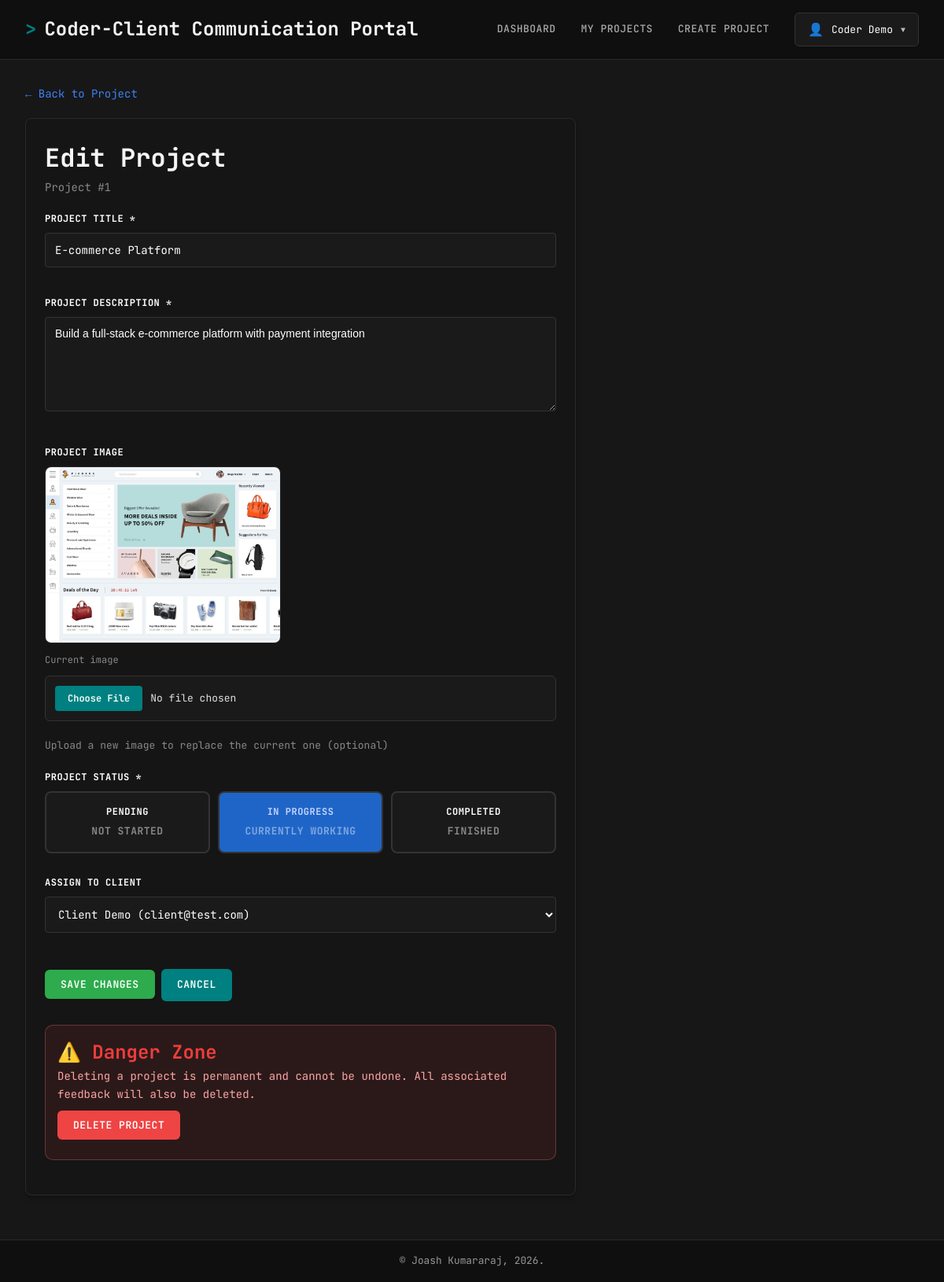
The page /projects/edit.php?id=1 (signed in) on the database its author committed.
### tables this page shows
CREATE TABLE IF NOT EXISTS
    projects (
        project_id INT AUTO_INCREMENT PRIMARY KEY,
        title VARCHAR(50) NOT NULL,
        description VARCHAR(1000) NOT NULL,
        image VARCHAR(255) DEFAULT NULL,
        status INT NOT NULL,
        coder_id INT NOT NULL,
        client_id INT,
        CONSTRAINT fk_projects_coder FOREIGN KEY (coder_id) REFERENCES users (user_id),
        CONSTRAINT fk_projects_client FOREIGN KEY (client_id) REFERENCES users (user_id)
    );

CREATE TABLE IF NOT EXISTS
    users (
        user_id INT AUTO_INCREMENT PRIMARY KEY,
        name VARCHAR(255) NOT NULL,
        email VARCHAR(255) UNIQUE NOT NULL,
        password VARCHAR(255) NOT NULL,
        role_id INT NOT NULL,
        CONSTRAINT fk_users_roles FOREIGN KEY (role_id) REFERENCES ROLES (role_id)
    );

### projects/edit.php (the view, shortened to what this page needs)
<?php
$user = getCurrentUser();
require_once './config/db.php';
$projectId = $_GET['id'] ?? null;
$stmt = $db->prepare("
    SELECT * FROM projects
    WHERE project_id = :project_id AND coder_id = :coder_id
");
$stmt->execute([
    'project_id' => $projectId,
    'coder_id' => $user['user_id']
]);
$project = $stmt->fetch(PDO::FETCH_OBJ);
$stmt = $db->prepare("
    SELECT user_id, name, email
    FROM users
    WHERE role_id = (SELECT role_id FROM roles WHERE role_name = 'client')
    ORDER BY name ASC
");
$stmt->execute();
$clients = $stmt->fetchAll(PDO::FETCH_OBJ);
require_once './includes/header.php';
?>
<a href="<?= BASE_URL; ?>/projects/detail?id=<?= $projectId; ?>" class="back-link">← Back to Project</a>
<div class="card form-container">
    <h2>Edit Project</h2>
    <p style="color: #888; margin-bottom: 20px;">Project #<?= $projectId; ?>
    </p>
    <form method="POST" action="" enctype="multipart/form-data">
        <div class="form-group">
            <label for="title">Project Title *</label>
            <input type="text" id="title" name="title"
                value="<?= htmlspecialchars($_POST['title'] ?? $project->title); ?>">
        </div>
        <div class="form-group">
            <label for="description">Project Description *</label>
            <textarea id="description"
                name="description"><?= htmlspecialchars($_POST['description'] ?? $project->description); ?></textarea>
        </div>
        <div class="form-group">
            <label for="image">Project Image</label>
            <?php if ($project->image): ?>
                <div style="margin-bottom: 10px;">
                    <img src="<?= BASE_URL; ?>/uploads/projects/<?= htmlspecialchars($project->image); ?>"
                        alt="Current project image"
                        style="max-width: 300px; border-radius: 8px; border: 1px solid var(--color-border);">
                    <p style="color: var(--color-text-dim); font-size: 12px; margin-top: 5px">Current image</p>
                </div>
            <?php endif ?>
            <input type="file" id="image" name="image" accept="image/*">
            <small>Upload a new image to replace the current one (optional)</small>
        </div>
        <div class="form-group">
            <label>Project Status *</label>
            <div class="status-options">
                <div class="status-option">
                    <label for="status_pending">
                        <strong>Pending</strong>
                        <br><small>Not started</small>
                    </label>
                </div>
                <div class="status-option">
                    <label for="status_progress">
                        <strong>In Progress</strong>
                        <br><small>Currently working</small>
                    </label>
                </div>
                <div class="status-option">
                    <label for="status_completed">
                        <strong>Completed</strong>
                        <br><small>Finished</small>
                    </label>
                </div>
            </div>
        </div>
        <div class="form-group">
            <label for="client_id">Assign to Client</label>
            <select id="client_id" name="client_id">
                <?php foreach ($clients as $client): ?>
                    <option value="<?= $client->user_id; ?>" <?php
                      $selectedClient = $_POST['client_id'] ?? $project->client_id;
                      echo ($selectedClient == $client->user_id) ? 'selected' : '';
                      ?>>
                        <?= htmlspecialchars($client->name); ?>
                        (<?= htmlspecialchars($client->email); ?>)
                    </option>
                <?php endforeach; ?>
            </select>
        </div>
        <div class="form-actions">
            <button type="submit" class="btn btn-success">Save Changes</button>
            <a href="<?= BASE_URL; ?>/projects/detail?id=<?= $projectId; ?>" class="btn">Cancel</a>
        </div>
    </form>
    <div class="danger-zone errors">
        <h3>⚠️ Danger Zone</h3>
        <p>
            Deleting a project is permanent and cannot be undone. All associated feedback will also be deleted.
        </p>
        <button
            onclick="if(confirm('Are you sure you want to delete this project? This cannot be undone!')) { window.location.href='<?= BASE_URL; ?>/projects/delete?id=<?= $projectId; ?>'; }"
            class="btn btn-danger">
            Delete Project
        </button>
    </div>
</div>
<?php require_once './includes/footer.php'; ?>

### assets/style.css (style rules this page uses)
:root { --color-primary: #008080; --color-primary-dark: #006c6c; --color-bg-main: #171717; --color-bg-dark: #0f0f0f; --color-bg-card: #151515; --color-bg-input: #1a1a1a; --color-border: #2a2a2a; --color-border-light: #333; --color-text: #e0e0e0; --color-text-muted: #aaa; --color-text-dim: #888; --color-danger: #ef4444; --color-success: #10b981; --color-info: #3b82f6; --color-warning: #cf840b; }
* { margin: 0; padding: 0; box-sizing: border-box; }
body { background-color: var(--color-bg-main); color: var(--color-text); font-family: "JetBrains Mono", "Courier New", monospace; font-size: 14px; line-height: 1.6; scroll-behavior: smooth; }
.card, div[class*="card"] { background: var(--color-bg-card); border: 1px solid var(--color-border); border-radius: 8px; padding: 1.5rem; margin-bottom: 1.5rem; box-shadow: 0 4px 6px rgba(0, 0, 0, 0.3); }
.btn, button[type="submit"], input[type="submit"], a.btn { background: var(--color-primary); color: white; margin: 10px 0; padding: 10px 20px; border: none; border-radius: 6px; font-family: inherit; font-size: 13px; font-weight: 600; cursor: pointer; text-decoration: none; transition: all 0.2s; text-transform: uppercase; letter-spacing: 0.5px; display: inline-block; }
.btn-danger { background: var(--color-danger); }
.btn-success { background: #2dab4d !important; }
input, textarea, select { width: 100%; padding: 12px; background: var(--color-bg-input); border: 1px solid var(--color-border-light); border-radius: 6px; color: var(--color-text); font-family: "JetBrains Mono", monospace; font-size: 13px; margin-bottom: 1rem; transition: border 0.2s; color-scheme: dark; }
input[type="file"] { cursor: pointer; transition: all 0.2s; }
label { display: block; margin-bottom: 0.5rem; font-weight: 600; color: var(--color-text-muted); font-size: 12px; text-transform: uppercase; letter-spacing: 0.5px; }
.form-container { max-width: 700px; }
.form-group { margin-bottom: 20px; }
.form-group label { display: block; margin-bottom: 8px; font-weight: bold; color: white; }
.form-group input[type="text"], .form-group textarea, .form-group select { width: 100%; padding: 12px; border: 1px solid var(--color-border-light); border-radius: 4px; background-color: var(--color-bg-input); color: white; font-size: 14px; }
.form-group textarea { min-height: 120px; resize: vertical; font-family: Arial, sans-serif; }
.form-group small { display: block; margin-top: 5px; color: var(--color-text-dim); font-size: 13px; }
.status-options { display: grid; grid-template-columns: repeat(3, 1fr); gap: 10px; }
.status-option { position: relative; }
.status-option label { display: block; padding: 15px; border: 2px solid var(--color-border-light); border-radius: 8px; text-align: center; cursor: pointer; transition: all 0.3s; background: var(--color-bg-input); }
.status-option:nth-child(2) input[type="radio"]:checked + label { background-color: rgba(31, 101, 199, 1); color: rgb(196, 213, 254); }
.status-option input[type="radio"]:checked + label small { color: rgba(255, 255, 255, 0.44); }
.danger-zone h3 { color: rgb(236, 61, 61); }
.alert-error, .errors { background: rgba(239, 68, 68, 0.1); border-color: var(--color-danger); color: #fca5a5; padding: 15px; border: 1px solid rgba(255, 119, 119, 0.293); border-radius: 10px; margin: 20px 0; }
a { text-decoration: none; transition: color 0.2s; color: var(--color-info); }
.back-link { color: var(--color-info); text-decoration: none; margin-bottom: 20px; display: inline-block; }
h1, h2, h3, h4, h5, h6 { color: #f5f5f5; font-weight: 700; }
h2 { font-size: 2rem; }
h3 { font-size: 1.5rem; }

### rows shown on the page
projects: title "E-commerce Platform", description "Build a full-stack e-commerce platform with payment integration", image (picture), client_id "Client Demo (client@test.com)"

### other values the page prints
$user['name'] "Coder Demo"
$projectId "1"
